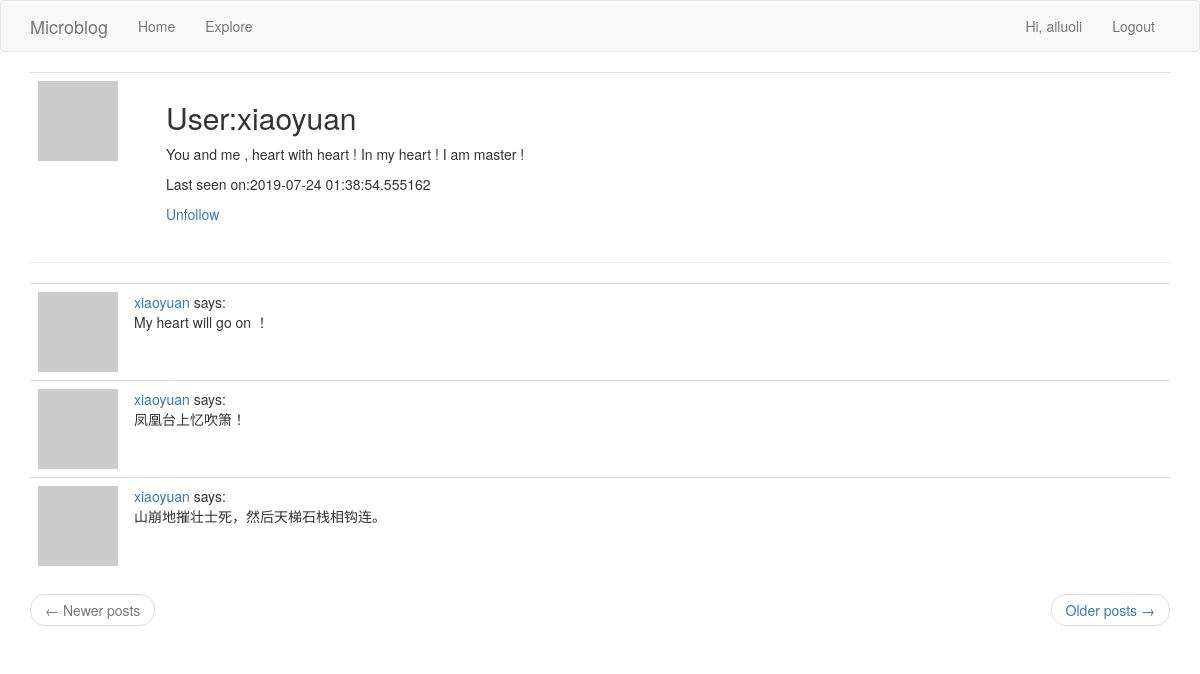
Page /user/xiaoyuan (signed in) on the committed database.
### app/models.py (models this page shows, shortened)
class User(UserMixin, db.Model):
	id = db.Column(db.Integer, primary_key=True)
	username = db.Column(db.String(64), index=True, unique=True)
	email = db.Column(db.String(120), index=True, unique=True)
	password_hash = db.Column(db.String(128))
	posts = db.relationship('Post', backref='author', lazy='dynamic')
	about_me = db.Column(db.String(140))
	last_seen = db.Column(db.DateTime, default=datetime.utcnow())
	followed = db.relationship(
		'User',
		secondary=followers,
		primaryjoin=(followers.c.follower_id == id),
		secondaryjoin=(followers.c.followed_id == id),
		backref=db.backref('followers', lazy='dynamic'),
		lazy='dynamic'
	)
	def avatar(self, size):
		digest = md5(self.email.lower().encode('utf-8')).hexdigest()
		return 'https://www.gravatar.com/avatar/{}?d=identicon&s={}'.format(digest, size)
	def is_following(self, user):
		return self.followed.filter(followers.c.followed_id == user.id).count() > 0

class Post(db.Model):
	id = db.Column(db.Integer, primary_key=True)
	body = db.Column(db.String(1024))
	timestamp = db.Column(db.DateTime, index=True, default=datetime.utcnow)
	user_id = db.Column(db.Integer, db.ForeignKey('user.id'))

### app/routes.py (the view)
@app.route('/user/<username>')
@login_required
def user(username):
    user = User.query.filter_by(username=username).first_or_404()
    page = request.args.get('page', 1, type=int)
    posts = user.posts.order_by(Post.timestamp.desc()).paginate(page, app.config['POSTS_PER_PAGE'], False)
    prev_url = url_for('user', username=username, page=posts.prev_num) if posts.has_prev else None
    next_url = url_for('user', username=username, page=posts.next_num) if posts.has_next else None
    return render_template('user.html', title='Profile', user=user, posts=posts.items, next_url=next_url,
                           prev_url=prev_url)

### app/models.py (called while the page is built)
@login.user_loader
def load_user(id):
	return User.query.get(int(id))

### app/routes.py (called while the page is built)
@app.before_request
def before_request():
    if current_user.is_authenticated:
        current_user.last_seen = datetime.utcnow()
        db.session.commit()

### app/templates/user.html (shortened to what this page needs)
{% extends 'base.html' %}
{% block app_content %}
    <table class="table table-hover">
        <tr>
            <td width="128px"><img src="{{ user.avatar(128) }}"></td>
            <td>
                <h2>User:{{ user.username }}</h2>
                {% if user.about_me %}
                    <p>{{ user.about_me }}</p>
                {% endif %}
                {% if user.last_seen %}
                    <p>Last seen on:{{ user.last_seen }}</p>
                {% endif %}
                {% if user==current_user %}
                    <p>
                        <a href="{{ url_for('edit_profile') }}">Edit your profile</a>
                    </p>
                {% elif not current_user.is_following(user) %}
                    <p>
                        <a href="{{ url_for('follow', username=user.username) }}">Follow</a>
                    </p>
                {% else %}
                    <p>
                        <a href="{{ url_for('unfollow', username=user.username) }}">Unfollow</a>
                    </p>
                {% endif %}
            </td>
        </tr>
    </table>
    <hr>
    <table class="table table-hover">
        {% for post in posts %}
            {% include '_post.html' %}
        {% endfor %}
    </table>
    <nav aria-label="...">
        <ul class="pager">
            <li class="previous{% if not prev_url %} disabled{% endif %}">
                <a href="{{ prev_url or '#' }}">
                    <span aria-hidden="true">&larr;</span> Newer posts
                </a>
            </li>
            <li class="next{% if not next_url %} disabled{% endif %}">
                <a href="{{ next_url or '#' }}">
                    Older posts <span aria-hidden="true">&rarr;</span>
                </a>
            </li>
        </ul>
    </nav>
{% endblock %}

### app/templates/base.html (shortened to what this page needs)
{% extends "bootstrap/base.html" %}
{% block navbar %}
    <nav class="navbar navbar-default">
        <div class="container">
            <div class="navbar-header">
                <a class="navbar-brand" href="{{ url_for('index') }}">Microblog</a>
            </div>
            <div class="collapse navbar-collapse" id="bs-example-navbar-collapse-1">
                <ul class="nav navbar-nav">
                    <li><a href="{{ url_for('index') }}">Home</a></li>
                    <li><a href="{{ url_for('explore') }}">Explore</a></li>
                </ul>
                <ul class="nav navbar-nav navbar-right">
                    {% if current_user.is_anonymous %}
                        <li><a href="{{ url_for('login') }}">Login</a></li>
                    {% else %}
                        <li>
                            <a href="{{ url_for('user', username=current_user.username) }}">Hi, {{ current_user.username }}</a>
                        </li>
                        <li><a href="{{ url_for('logout') }}">Logout</a></li>
                    {% endif %}
                </ul>
            </div>
        </div>
    </nav>
{% endblock %}
{% block content %}
    <div class="container">
        {% block app_content %}{% endblock %}
    </div>
{% endblock %}

### app/templates/_post.html
<tr align="top">
    <td width="70px">
        <a href="{{ url_for('user', username=post.author.username) }}">
            <img src="{{ post.author.avatar(70) }}">
        </a>
    </td>
    <td>
        <a href="{{ url_for('user', username=post.author.username)}}">
            {{ post.author.username }}
        </a>
        says:
        <br>
        {{ post.body }}
    </td>
</tr>

### rows in the picture
User: username "ailuoli"
User: username "xiaoyuan", about_me "You and me , heart with heart ! In my heart ! I am master !", last_seen "2019-07-24 01:38:54.555162"
Post: author.username "xiaoyuan", body "My heart will go on ！"
Post: author.username "xiaoyuan", body "凤凰台上忆吹箫！"
Post: author.username "xiaoyuan", body "山崩地摧壮士死，然后天梯石栈相钩连。"
